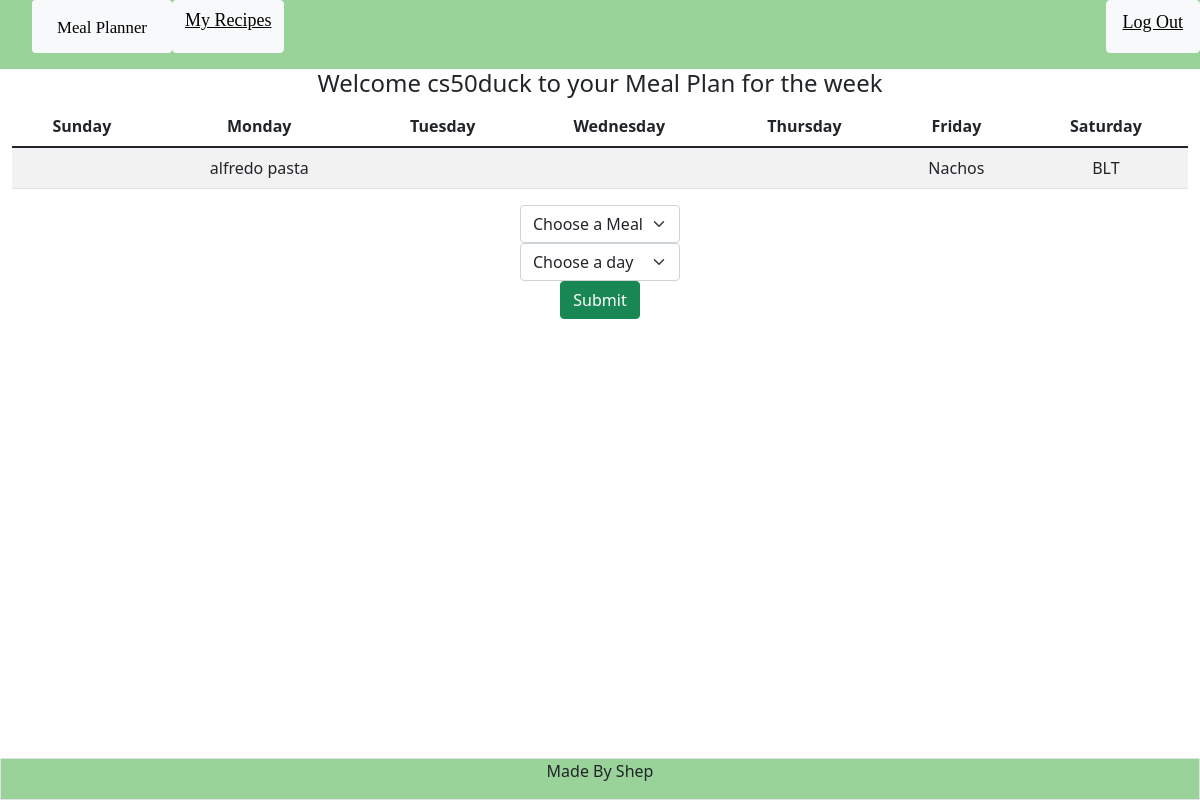
Screenshot of / (signed in) with the database file from the repository.
### tables this page shows
CREATE TABLE cookbook(person_id INTEGER FORIEGN KEY REFERENCES users(person_id), meal_id INTEGER FORIEN KEY REFERENCES meal_items(meal_id), day INTEGER);

CREATE TABLE meal_items (meal_id INTEGER PRIMARY KEY AUTOINCREMENT, meal_name TEXT NOT NULL, is_easy BOOL);

### app.py (the view)
@app.route("/")
@login_required
def index():
    meal_plan =[] #empty list to hold meals that are associated with a day
    user_name = session['name']
    user_id = session['user_id']
    print(user_name, user_id)
    db = get_db()
    request = db.cursor().execute("SELECT meal_name, meal_items.meal_id, cookbook.day FROM meal_items JOIN cookbook ON meal_items.meal_id = cookbook.meal_id WHERE cookbook.person_id == (?)", [session['user_id']])
    user_meals = request.fetchall()
    print(user_meals)
    for meals in user_meals:
        if meals[2] is not None:
            meal_plan.append(meals)
    print(meal_plan)
    db.close()
    return render_template("index.html", user_name = user_name, meals = user_meals, meal_plan = meal_plan)

### app.py (called while the page is built)
def login_required(f):
    @wraps(f)
    def decorated_function(*args, **kwargs):
        if session.get("user_id") is None:
            return redirect("/login")
        return f(*args, **kwargs)
    return decorated_function

### templates/index.html (shortened to what this page needs)
{% extends "layout.html" %}
{% block main %}
<container>
    <h4 class="justify-center">Welcome {{ user_name }} to your Meal Plan for the week</h4>
    <div>
        <table class="table table-striped">
            <thead>
                <tr>
                    <th>Sunday</th>
                    <th>Monday</th>
                    <th>Tuesday</th>
                    <th>Wednesday</th>
                    <th>Thursday</th>
                    <th>Friday</th>
                    <th>Saturday</th>
                </tr>
            </thead>
            <tbody>
                <td id="sunday">
                    </td>
                <td id="monday">{% for meal in meal_plan%}
                    {% if meal[2] == 1 %}
                        {{ meal[0] }}
                    {% endif %}
                {% endfor %}</td>
                <td id="tuesday"></td>
                <td id="wednesday"></td>
                <td id="thursday"></td>
                <td id="friday">{% for meal in meal_plan%}
                    {% if meal[2] == 5 %}
                        {{ meal[0] }}
                    {% endif %}
                {% endfor %}</td>
                <td id="saturday">{% for meal in meal_plan%}
                    {% if meal[2] == 6 %}
                        {{ meal[0] }}
                    {% endif %}
                {% endfor %}</td>
            </tbody>
        </table>
    </div>
    <form action="/mealplan" method="post" class="d-flex flex-coloumn justify-content-center">
        <div class="flex-coloumn">
            <div class="flex-coloumn">
                <select class="form-select" aria-label="mealoptions" name="meal">
                        <option selected>Choose a Meal</option>
                </select>
            </div>
            <div class="flex-coloumn">
                <select class="form-select" aria-label="dayOptions" name="day">
                    <option selected>Choose a day</option>
                </select>
            </div>
            <button class="btn btn-success">Submit</button>
        </div>
    </form>
</container>
{% endblock %}

### static/style.css (style rules this page uses)
body { min-height: 95vh; width: 100%; }

### rows the page displays
cookbook: meal_name "alfredo pasta"
cookbook: meal_name "Nachos"
cookbook: meal_name "BLT"

### other values shown
{{ user_name }} "cs50duck"
